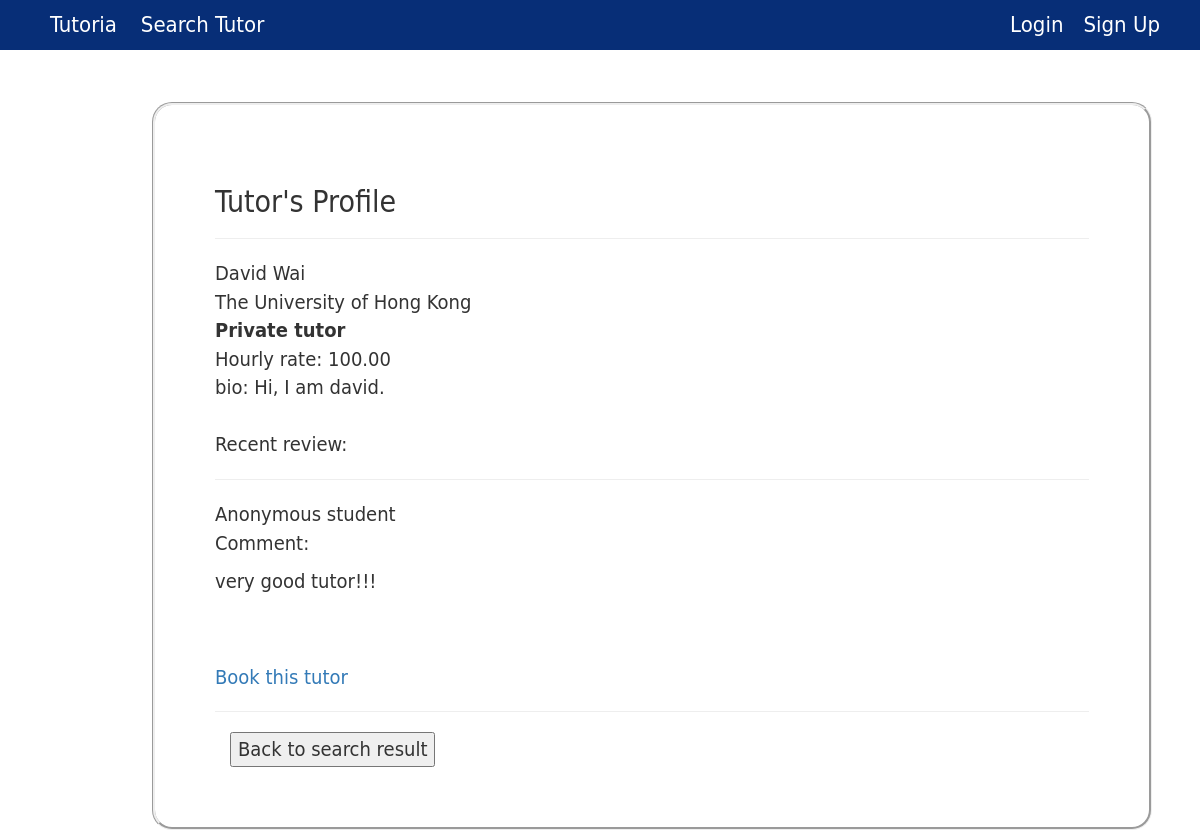
/tutorprofile/1, run on an earlier commit of the app's database.
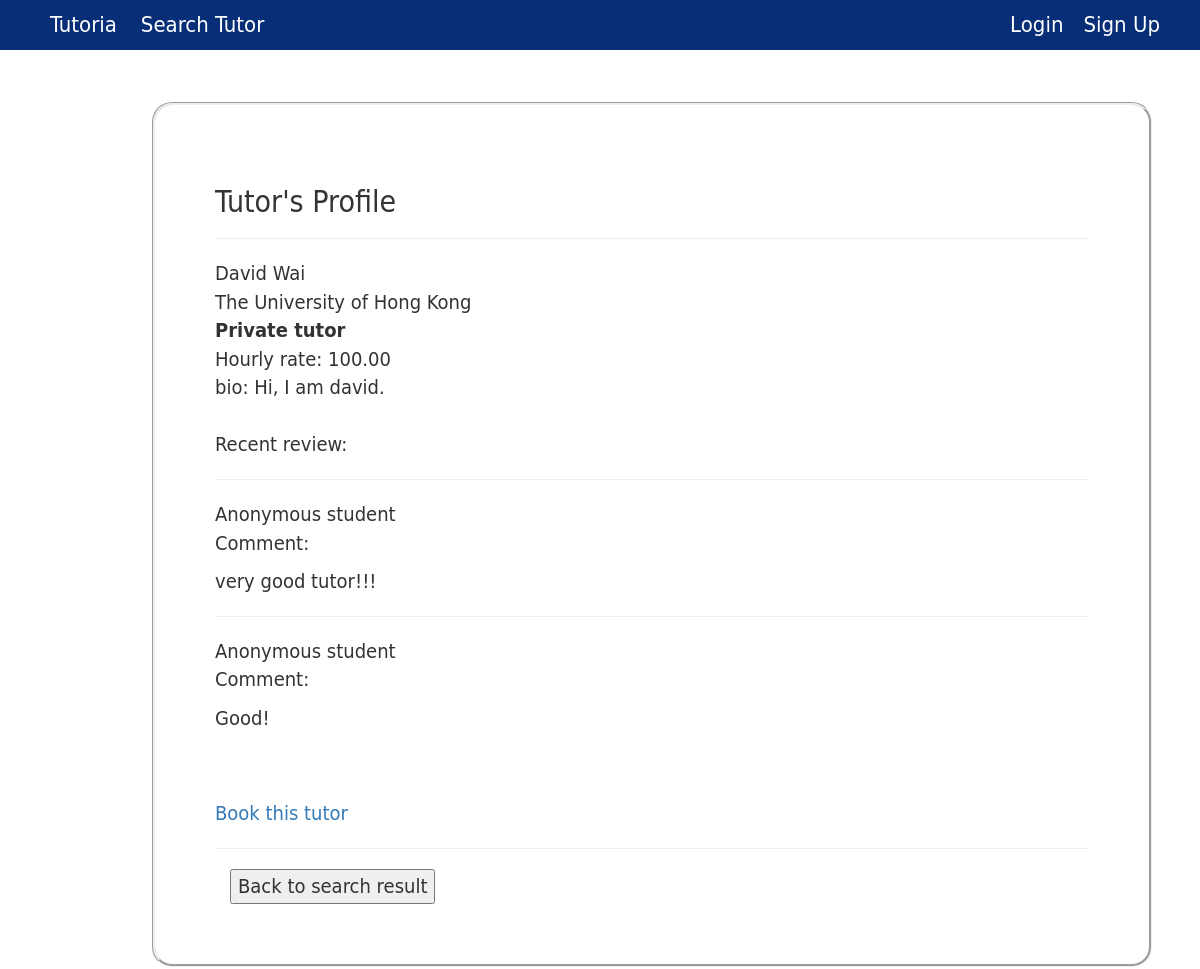
And on a later commit of the database.
### core/models.py (models this page shows, shortened)
class Review(models.Model):
    tutor = models.ForeignKey(Tutor, on_delete=models.CASCADE)
    student = models.ForeignKey(Student)
    rating = models.IntegerField()
    date = models.DateTimeField()
    comment = models.CharField(max_length=500, blank=True,null=True)
    isAnonymous = models.BooleanField()

### core/views.py (the view)
# urls.py: url(r'^tutorprofile/(?P<tutor_id>[0-9]+)$', views.viewTutorProfile, name='view_tutor_profile'),
def viewTutorProfile(request, tutor_id):
    tutor = get_object_or_404(Tutor, pk=tutor_id)
    reviews = Review.objects.filter(tutor=tutor)
    context= {'tutor':tutor, 'reviews': reviews}
    if len(reviews)<3:
        context['noAverage']=True
    return render(request, 'view_tutor_profile.html', context)

### core/models.py (called while the page is built)
    @property
    def getUserFullName(self):
        user=self.user
        fname=""
        if user.first_name != None:
            fname += user.first_name
        if user.first_name != None and user.last_name != None:
            fname += " " + user.last_name
        elif user.last_name != None:
            fname += user.last_name
        return fname

    @property
    def isPrivateTutor(self):
        return self.tutor_type.tutor_type=="private"

### core/templates/view_tutor_profile.html (shortened to what this page needs)
{% extends 'base.html' %}
{% block content %}
        {% if tutor %}
            <h2>Tutor's Profile</h2>
            <hr/>
            {{tutor.profile.getUserFullName}} <br/>
            {{tutor.university.name}}<br/>
            {% if tutor.isPrivateTutor %}
                <b>Private tutor</b><br/>
                Hourly rate: {{tutor.hourly_rate}}<br/>
            {% else %}
                <b>Contracted tutor</b><br/>
            {% endif %}
            bio: {{tutor.bio}}<br/>
            <br/>
            Recent review: <br/>
            {% if reviews %}
                {% for each in reviews %}
                    <hr/>
                    <p>
                    {% if not each.isAnonymous %}
                        Student name: {{each.student.profile.getUserFullName}}</br>
                    {% else %}
                        Anonymous student</br>
                    {% endif %}
                    Comment:
                    <p>{{each.comment}}</p>
                    </p>
                {% endfor %}
            {% endif %}
            <br/><br/>
            <a href="{% url 'book_tutor' tutor.id %}">Book this tutor</a>
        {% else %}
            <hr/>
            <p>Invalid tutor id</p>
        {% endif %}
        <hr/>
        <div class="form-group">
        <div class="col-xs-7">
        <button onclick="window.history.back();" >Back to search result</button>
        </div>
    </div>
{% endblock %}

What changed in the data, as far as the page shows it:
added Review: isAnonymous "Anonymous student", comment "Good!"
